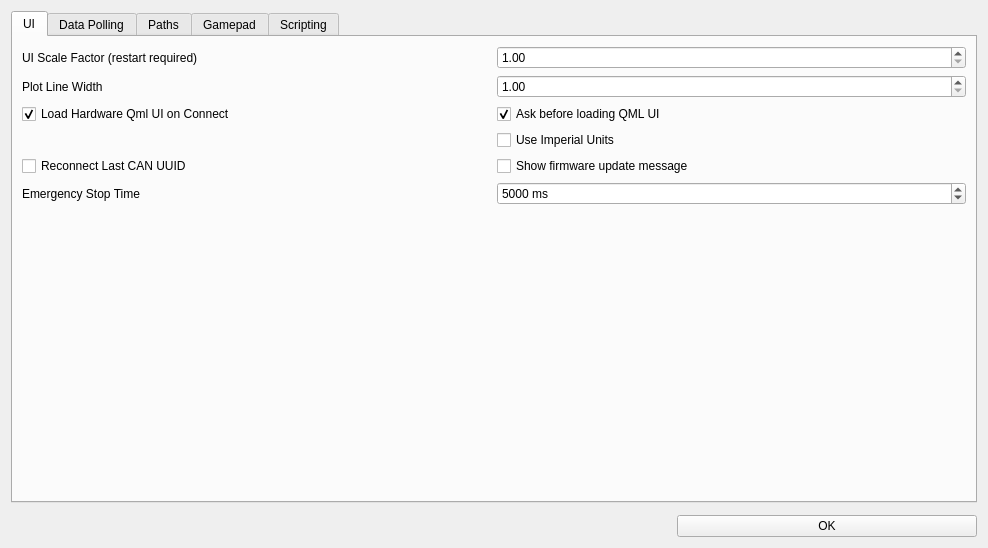
<?xml version="1.0" encoding="UTF-8"?>
<ui version="4.0">
 <class>Preferences</class>
 <widget class="QWidget" name="Preferences">
  <property name="geometry">
   <rect>
    <x>0</x>
    <y>0</y>
    <width>988</width>
    <height>548</height>
   </rect>
  </property>
  <property name="windowTitle">
   <string>Preferences</string>
  </property>
  <layout class="QVBoxLayout" name="verticalLayout_2">
   <property name="spacing">
    <number>12</number>
   </property>
   <item>
    <widget class="QTabWidget" name="tabWidget">
     <property name="tabPosition">
      <enum>QTabWidget::TabPosition::North</enum>
     </property>
     <property name="tabShape">
      <enum>QTabWidget::TabShape::Rounded</enum>
     </property>
     <property name="currentIndex">
      <number>0</number>
     </property>
     <widget class="QWidget" name="tab">
      <attribute name="title">
       <string>UI</string>
      </attribute>
      <layout class="QVBoxLayout" name="verticalLayout" stretch="0,1">
       <item>
        <layout class="QGridLayout" name="gridLayout_41" columnminimumwidth="0,1">
         <item row="3" column="1">
          <widget class="QCheckBox" name="useImperialBox">
           <property name="text">
            <string>Use Imperial Units</string>
           </property>
          </widget>
         </item>
         <item row="2" column="0">
          <widget class="QCheckBox" name="loadQmlUiConnectBox">
           <property name="text">
            <string>Load Hardware Qml UI on Connect</string>
           </property>
           <property name="checked">
            <bool>true</bool>
           </property>
          </widget>
         </item>
         <item row="4" column="0">
          <widget class="QCheckBox" name="reconnectCanBox">
           <property name="text">
            <string>Reconnect Last CAN UUID</string>
           </property>
          </widget>
         </item>
         <item row="0" column="0">
          <widget class="QLabel" name="label">
           <property name="maximumSize">
            <size>
             <width>16777215</width>
             <height>16777215</height>
            </size>
           </property>
           <property name="text">
            <string>UI Scale Factor (restart required)</string>
           </property>
          </widget>
         </item>
         <item row="2" column="1">
          <widget class="QCheckBox" name="qmlUiAskBox">
           <property name="text">
            <string>Ask before loading QML UI</string>
           </property>
           <property name="checked">
            <bool>true</bool>
           </property>
          </widget>
         </item>
         <item row="1" column="0">
          <widget class="QLabel" name="label_61">
           <property name="maximumSize">
            <size>
             <width>16777215</width>
             <height>16777215</height>
            </size>
           </property>
           <property name="text">
            <string>Plot Line Width</string>
           </property>
          </widget>
         </item>
         <item row="0" column="1">
          <widget class="QDoubleSpinBox" name="uiScaleBox">
           <property name="toolTip">
            <string>&lt;html&gt;&lt;head/&gt;&lt;body&gt;&lt;p&gt;Scale the user interface with this factor. Useful for high resolution monitors. ExiTool must be restarted for this setting to take effect.&lt;/p&gt;&lt;/body&gt;&lt;/html&gt;</string>
           </property>
           <property name="minimum">
            <double>1.000000000000000</double>
           </property>
           <property name="maximum">
            <double>3.000000000000000</double>
           </property>
           <property name="singleStep">
            <double>0.100000000000000</double>
           </property>
          </widget>
         </item>
         <item row="1" column="1">
          <widget class="QDoubleSpinBox" name="uiPlotWidthBox">
           <property name="toolTip">
            <string>&lt;html&gt;&lt;head/&gt;&lt;body&gt;&lt;p&gt;Line thickness for the graphs in plots.&lt;/p&gt;&lt;/body&gt;&lt;/html&gt;</string>
           </property>
           <property name="minimum">
            <double>1.000000000000000</double>
           </property>
           <property name="maximum">
            <double>10.000000000000000</double>
           </property>
           <property name="singleStep">
            <double>1.000000000000000</double>
           </property>
          </widget>
         </item>
         <item row="4" column="1">
          <widget class="QCheckBox" name="showFwUpdateBox">
           <property name="text">
            <string>Show firmware update message</string>
           </property>
          </widget>
         </item>
         <item row="5" column="0">
          <widget class="QLabel" name="label_13">
           <property name="text">
            <string>Emergency Stop Time</string>
           </property>
          </widget>
         </item>
         <item row="5" column="1">
          <widget class="QSpinBox" name="estopTimeBox">
           <property name="toolTip">
            <string>Time to disable all motor commands after using the stop button or the ESC key.</string>
           </property>
           <property name="suffix">
            <string> ms</string>
           </property>
           <property name="maximum">
            <number>65000</number>
           </property>
           <property name="singleStep">
            <number>10</number>
           </property>
           <property name="value">
            <number>5000</number>
           </property>
          </widget>
         </item>
        </layout>
       </item>
       <item>
        <spacer name="verticalSpacer">
         <property name="orientation">
          <enum>Qt::Orientation::Vertical</enum>
         </property>
         <property name="sizeHint" stdset="0">
          <size>
           <width>20</width>
           <height>5</height>
          </size>
         </property>
        </spacer>
       </item>
      </layout>
     </widget>
     <widget class="QWidget" name="tab_4">
      <attribute name="title">
       <string>Data Polling</string>
      </attribute>
      <layout class="QGridLayout" name="gridLayout_5" rowstretch="0,0,0,0,0,1" columnstretch="0,0,1" columnminimumwidth="0,0,1">
       <item row="2" column="0">
        <widget class="QLabel" name="label_11">
         <property name="text">
          <string>IMU Data Poll Rate</string>
         </property>
        </widget>
       </item>
       <item row="0" column="0">
        <widget class="QLabel" name="label_9">
         <property name="text">
          <string>RT Data Poll Rate</string>
         </property>
        </widget>
       </item>
       <item row="0" column="1">
        <widget class="QDoubleSpinBox" name="pollRtDataBox">
         <property name="suffix">
          <string> Hz</string>
         </property>
         <property name="decimals">
          <number>1</number>
         </property>
         <property name="minimum">
          <double>0.100000000000000</double>
         </property>
         <property name="maximum">
          <double>200.000000000000000</double>
         </property>
         <property name="value">
          <double>50.000000000000000</double>
         </property>
        </widget>
       </item>
       <item row="3" column="0">
        <widget class="QLabel" name="label_12">
         <property name="text">
          <string>BMS Data Poll Rate</string>
         </property>
        </widget>
       </item>
       <item row="1" column="2">
        <spacer name="horizontalSpacer">
         <property name="orientation">
          <enum>Qt::Orientation::Horizontal</enum>
         </property>
         <property name="sizeHint" stdset="0">
          <size>
           <width>5</width>
           <height>5</height>
          </size>
         </property>
        </spacer>
       </item>
       <item row="1" column="1">
        <widget class="QDoubleSpinBox" name="pollAppDataBox">
         <property name="suffix">
          <string> Hz</string>
         </property>
         <property name="decimals">
          <number>1</number>
         </property>
         <property name="minimum">
          <double>0.100000000000000</double>
         </property>
         <property name="maximum">
          <double>200.000000000000000</double>
         </property>
         <property name="value">
          <double>20.000000000000000</double>
         </property>
        </widget>
       </item>
       <item row="1" column="0">
        <widget class="QLabel" name="label_10">
         <property name="text">
          <string>App Data Poll Rate</string>
         </property>
        </widget>
       </item>
       <item row="5" column="0">
        <spacer name="verticalSpacer_5">
         <property name="orientation">
          <enum>Qt::Orientation::Vertical</enum>
         </property>
         <property name="sizeHint" stdset="0">
          <size>
           <width>20</width>
           <height>5</height>
          </size>
         </property>
        </spacer>
       </item>
       <item row="3" column="1">
        <widget class="QDoubleSpinBox" name="pollBmsDataBox">
         <property name="suffix">
          <string> Hz</string>
         </property>
         <property name="decimals">
          <number>1</number>
         </property>
         <property name="minimum">
          <double>0.100000000000000</double>
         </property>
         <property name="maximum">
          <double>200.000000000000000</double>
         </property>
         <property name="value">
          <double>10.000000000000000</double>
         </property>
        </widget>
       </item>
       <item row="2" column="1">
        <widget class="QDoubleSpinBox" name="pollImuDataBox">
         <property name="suffix">
          <string> Hz</string>
         </property>
         <property name="decimals">
          <number>1</number>
         </property>
         <property name="minimum">
          <double>0.100000000000000</double>
         </property>
         <property name="maximum">
          <double>200.000000000000000</double>
         </property>
         <property name="value">
          <double>50.000000000000000</double>
         </property>
        </widget>
       </item>
       <item row="4" column="0" colspan="2">
        <widget class="QPushButton" name="pollRestoreButton">
         <property name="text">
          <string>Restore Defaults</string>
         </property>
         <property name="icon">
          <iconset resource="res.qrc">
           <normaloff>:/res/icons/Restart-96.png</normaloff>:/res/icons/Restart-96.png</iconset>
         </property>
        </widget>
       </item>
      </layout>
     </widget>
     <widget class="QWidget" name="tab_3">
      <attribute name="title">
       <string>Paths</string>
      </attribute>
      <layout class="QVBoxLayout" name="verticalLayout_3" stretch="0,1">
       <item>
        <layout class="QGridLayout" name="gridLayout_4">
         <item row="2" column="1">
          <widget class="QLineEdit" name="pathScriptOutputEdit">
           <property name="text">
            <string/>
           </property>
          </widget>
         </item>
         <item row="1" column="1">
          <widget class="QLineEdit" name="pathScriptInputEdit">
           <property name="text">
            <string/>
           </property>
          </widget>
         </item>
         <item row="0" column="1">
          <widget class="QLineEdit" name="pathRtLogEdit">
           <property name="text">
            <string/>
           </property>
          </widget>
         </item>
         <item row="1" column="2">
          <widget class="QPushButton" name="pathScriptInputChooseButton">
           <property name="toolTip">
            <string>Choose output directory</string>
           </property>
           <property name="text">
            <string/>
           </property>
           <property name="icon">
            <iconset resource="res.qrc">
             <normaloff>:/res/icons/Open Folder-96.png</normaloff>:/res/icons/Open Folder-96.png</iconset>
           </property>
          </widget>
         </item>
         <item row="1" column="0">
          <widget class="QLabel" name="label_7">
           <property name="text">
            <string>Script Input Files</string>
           </property>
          </widget>
         </item>
         <item row="2" column="2">
          <widget class="QPushButton" name="pathScriptOutputChooseButton">
           <property name="toolTip">
            <string>Choose output directory</string>
           </property>
           <property name="text">
            <string/>
           </property>
           <property name="icon">
            <iconset resource="res.qrc">
             <normaloff>:/res/icons/Open Folder-96.png</normaloff>:/res/icons/Open Folder-96.png</iconset>
           </property>
          </widget>
         </item>
         <item row="2" column="0">
          <widget class="QLabel" name="label_8">
           <property name="text">
            <string>Script Output Files</string>
           </property>
          </widget>
         </item>
         <item row="0" column="2">
          <widget class="QPushButton" name="pathRtLogChooseButton">
           <property name="toolTip">
            <string>Choose output directory</string>
           </property>
           <property name="text">
            <string/>
           </property>
           <property name="icon">
            <iconset resource="res.qrc">
             <normaloff>:/res/icons/Open Folder-96.png</normaloff>:/res/icons/Open Folder-96.png</iconset>
           </property>
          </widget>
         </item>
         <item row="0" column="0">
          <widget class="QLabel" name="label_6">
           <property name="text">
            <string>RT Data Log</string>
           </property>
          </widget>
         </item>
         <item row="3" column="0">
          <widget class="QLabel" name="label_15">
           <property name="text">
            <string>Local Logs</string>
           </property>
          </widget>
         </item>
         <item row="3" column="1">
          <widget class="QLineEdit" name="pathLocalLogEdit"/>
         </item>
         <item row="3" column="2">
          <widget class="QPushButton" name="pathLocalLogChooseButton">
           <property name="text">
            <string/>
           </property>
           <property name="icon">
            <iconset resource="res.qrc">
             <normaloff>:/res/icons/Open Folder-96.png</normaloff>:/res/icons/Open Folder-96.png</iconset>
           </property>
          </widget>
         </item>
        </layout>
       </item>
       <item>
        <spacer name="verticalSpacer_4">
         <property name="orientation">
          <enum>Qt::Orientation::Vertical</enum>
         </property>
         <property name="sizeHint" stdset="0">
          <size>
           <width>20</width>
           <height>5</height>
          </size>
         </property>
        </spacer>
       </item>
      </layout>
     </widget>
     <widget class="QWidget" name="tab_2">
      <attribute name="title">
       <string>Gamepad</string>
      </attribute>
      <layout class="QVBoxLayout" name="verticalLayout_4" stretch="0,0,1">
       <item>
        <widget class="QGroupBox" name="groupBox_2">
         <property name="title">
          <string>Axis Monitoring and Configuration</string>
         </property>
         <layout class="QHBoxLayout" name="horizontalLayout_2" stretch="1,1">
          <property name="leftMargin">
           <number>6</number>
          </property>
          <property name="topMargin">
           <number>6</number>
          </property>
          <property name="rightMargin">
           <number>6</number>
          </property>
          <property name="bottomMargin">
           <number>6</number>
          </property>
          <item>
           <layout class="QGridLayout" name="gridLayout">
            <property name="spacing">
             <number>2</number>
            </property>
            <item row="3" column="1">
             <widget class="QProgressBar" name="jsAxis4Bar">
              <property name="minimum">
               <number>-1000</number>
              </property>
              <property name="maximum">
               <number>1000</number>
              </property>
              <property name="value">
               <number>0</number>
              </property>
              <property name="format">
               <string>%v</string>
              </property>
             </widget>
            </item>
            <item row="0" column="1">
             <widget class="QProgressBar" name="jsAxis1Bar">
              <property name="minimum">
               <number>-1000</number>
              </property>
              <property name="maximum">
               <number>1000</number>
              </property>
              <property name="value">
               <number>0</number>
              </property>
              <property name="format">
               <string>%v</string>
              </property>
             </widget>
            </item>
            <item row="1" column="1">
             <widget class="QProgressBar" name="jsAxis2Bar">
              <property name="minimum">
               <number>-1000</number>
              </property>
              <property name="maximum">
               <number>1000</number>
              </property>
              <property name="value">
               <number>0</number>
              </property>
              <property name="format">
               <string>%v</string>
              </property>
             </widget>
            </item>
            <item row="0" column="0">
             <widget class="QLabel" name="label_2">
              <property name="text">
               <string>Axis 1</string>
              </property>
             </widget>
            </item>
            <item row="1" column="0">
             <widget class="QLabel" name="label_3">
              <property name="text">
               <string>Axis 2</string>
              </property>
             </widget>
            </item>
            <item row="3" column="0">
             <widget class="QLabel" name="label_5">
              <property name="text">
               <string>Axis 4</string>
              </property>
             </widget>
            </item>
            <item row="2" column="1">
             <widget class="QProgressBar" name="jsAxis3Bar">
              <property name="minimum">
               <number>-1000</number>
              </property>
              <property name="maximum">
               <number>1000</number>
              </property>
              <property name="value">
               <number>0</number>
              </property>
              <property name="format">
               <string>%v</string>
              </property>
             </widget>
            </item>
            <item row="2" column="0">
             <widget class="QLabel" name="label_4">
              <property name="text">
               <string>Axis 3</string>
              </property>
             </widget>
            </item>
            <item row="0" column="2">
             <widget class="QPushButton" name="jsConf1Button">
              <property name="text">
               <string>Configure</string>
              </property>
              <property name="icon">
               <iconset resource="res.qrc">
                <normaloff>:/res/icons/Horizontal Settings Mixer-96.png</normaloff>:/res/icons/Horizontal Settings Mixer-96.png</iconset>
              </property>
             </widget>
            </item>
            <item row="1" column="2">
             <widget class="QPushButton" name="jsConf2Button">
              <property name="text">
               <string>Configure</string>
              </property>
              <property name="icon">
               <iconset resource="res.qrc">
                <normaloff>:/res/icons/Horizontal Settings Mixer-96.png</normaloff>:/res/icons/Horizontal Settings Mixer-96.png</iconset>
              </property>
             </widget>
            </item>
            <item row="2" column="2">
             <widget class="QPushButton" name="jsConf3Button">
              <property name="text">
               <string>Configure</string>
              </property>
              <property name="icon">
               <iconset resource="res.qrc">
                <normaloff>:/res/icons/Horizontal Settings Mixer-96.png</normaloff>:/res/icons/Horizontal Settings Mixer-96.png</iconset>
              </property>
             </widget>
            </item>
            <item row="3" column="2">
             <widget class="QPushButton" name="jsConf4Button">
              <property name="text">
               <string>Configure</string>
              </property>
              <property name="icon">
               <iconset resource="res.qrc">
                <normaloff>:/res/icons/Horizontal Settings Mixer-96.png</normaloff>:/res/icons/Horizontal Settings Mixer-96.png</iconset>
              </property>
             </widget>
            </item>
           </layout>
          </item>
          <item>
           <layout class="QGridLayout" name="gridLayout_2">
            <property name="spacing">
             <number>2</number>
            </property>
            <item row="1" column="1">
             <widget class="QPushButton" name="jsConnectButton">
              <property name="text">
               <string>Connect</string>
              </property>
              <property name="icon">
               <iconset resource="res.qrc">
                <normaloff>:/res/icons/Connected-96.png</normaloff>:/res/icons/Connected-96.png</iconset>
              </property>
             </widget>
            </item>
            <item row="1" column="0">
             <widget class="QPushButton" name="jsScanButton">
              <property name="text">
               <string>Scan</string>
              </property>
              <property name="icon">
               <iconset resource="res.qrc">
                <normaloff>:/res/icons/Refresh-96.png</normaloff>:/res/icons/Refresh-96.png</iconset>
              </property>
             </widget>
            </item>
            <item row="0" column="0" colspan="2">
             <widget class="QComboBox" name="jsListBox"/>
            </item>
            <item row="3" column="1">
             <spacer name="verticalSpacer_2">
              <property name="orientation">
               <enum>Qt::Orientation::Vertical</enum>
              </property>
              <property name="sizeHint" stdset="0">
               <size>
                <width>20</width>
                <height>10</height>
               </size>
              </property>
             </spacer>
            </item>
            <item row="2" column="0" colspan="2">
             <widget class="QPushButton" name="jsResetConfigButton">
              <property name="text">
               <string>Reset Configuration</string>
              </property>
              <property name="icon">
               <iconset resource="res.qrc">
                <normaloff>:/res/icons/Restart-96.png</normaloff>:/res/icons/Restart-96.png</iconset>
              </property>
             </widget>
            </item>
           </layout>
          </item>
         </layout>
        </widget>
       </item>
       <item>
        <widget class="QGroupBox" name="groupBox">
         <property name="title">
          <string>Interpretation</string>
         </property>
         <layout class="QGridLayout" name="gridLayout_3">
          <property name="leftMargin">
           <number>6</number>
          </property>
          <property name="topMargin">
           <number>6</number>
          </property>
          <property name="rightMargin">
           <number>6</number>
          </property>
          <property name="bottomMargin">
           <number>6</number>
          </property>
          <property name="spacing">
           <number>2</number>
          </property>
          <item row="3" column="1">
           <widget class="QDoubleSpinBox" name="jsCurrentMaxBox">
            <property name="prefix">
             <string>Max Current: </string>
            </property>
            <property name="suffix">
             <string> A</string>
            </property>
            <property name="maximum">
             <double>1000.000000000000000</double>
            </property>
            <property name="value">
             <double>10.000000000000000</double>
            </property>
           </widget>
          </item>
          <item row="4" column="1">
           <widget class="QDoubleSpinBox" name="jsErpmMaxBox">
            <property name="prefix">
             <string>Max ERPM: </string>
            </property>
            <property name="decimals">
             <number>0</number>
            </property>
            <property name="maximum">
             <double>300000.000000000000000</double>
            </property>
            <property name="value">
             <double>60000.000000000000000</double>
            </property>
           </widget>
          </item>
          <item row="2" column="0">
           <widget class="QCheckBox" name="jsBidirectionalBox">
            <property name="text">
             <string>Bidirectional</string>
            </property>
           </widget>
          </item>
          <item row="0" column="1">
           <widget class="QComboBox" name="jsControlTypeBox">
            <item>
             <property name="text">
              <string>Current Control</string>
             </property>
            </item>
            <item>
             <property name="text">
              <string>Current Control Brake</string>
             </property>
            </item>
            <item>
             <property name="text">
              <string>Duty Control</string>
             </property>
            </item>
            <item>
             <property name="text">
              <string>Speed Control</string>
             </property>
            </item>
            <item>
             <property name="text">
              <string>Position Control</string>
             </property>
            </item>
           </widget>
          </item>
          <item row="4" column="0">
           <widget class="QDoubleSpinBox" name="jsErpmMinBox">
            <property name="prefix">
             <string>Min ERPM: </string>
            </property>
            <property name="decimals">
             <number>0</number>
            </property>
            <property name="minimum">
             <double>-300000.000000000000000</double>
            </property>
            <property name="maximum">
             <double>0.000000000000000</double>
            </property>
            <property name="value">
             <double>-30000.000000000000000</double>
            </property>
           </widget>
          </item>
          <item row="3" column="0">
           <widget class="QDoubleSpinBox" name="jsCurrentMinBox">
            <property name="prefix">
             <string>Min Current: </string>
            </property>
            <property name="suffix">
             <string> A</string>
            </property>
            <property name="minimum">
             <double>-1000.000000000000000</double>
            </property>
            <property name="maximum">
             <double>0.000000000000000</double>
            </property>
            <property name="value">
             <double>-10.000000000000000</double>
            </property>
           </widget>
          </item>
          <item row="2" column="1">
           <widget class="QCheckBox" name="jsInvertedBox">
            <property name="text">
             <string>Inverted</string>
            </property>
           </widget>
          </item>
          <item row="5" column="0">
           <widget class="QCheckBox" name="jsConfigOkBox">
            <property name="text">
             <string>Configuration is OK (check this box manually when done)</string>
            </property>
           </widget>
          </item>
          <item row="1" column="1">
           <widget class="QSpinBox" name="jsMaxBox">
            <property name="prefix">
             <string>Max: </string>
            </property>
            <property name="minimum">
             <number>-1000</number>
            </property>
            <property name="maximum">
             <number>1000</number>
            </property>
            <property name="value">
             <number>1000</number>
            </property>
           </widget>
          </item>
          <item row="1" column="0">
           <widget class="QSpinBox" name="jsMinBox">
            <property name="prefix">
             <string>Min: </string>
            </property>
            <property name="minimum">
             <number>-1000</number>
            </property>
            <property name="maximum">
             <number>1000</number>
            </property>
            <property name="value">
             <number>-1000</number>
            </property>
           </widget>
          </item>
          <item row="6" column="0" colspan="2">
           <widget class="DisplayBar" name="jsDisp" native="true">
            <property name="minimumSize">
             <size>
              <width>0</width>
              <height>30</height>
             </size>
            </property>
           </widget>
          </item>
          <item row="0" column="0">
           <widget class="QComboBox" name="jseAxisBox">
            <item>
             <property name="text">
              <string>Use Axis 1</string>
             </property>
            </item>
            <item>
             <property name="text">
              <string>Use Axis 2</string>
             </property>
            </item>
            <item>
             <property name="text">
              <string>Use Axis 3</string>
             </property>
            </item>
            <item>
             <property name="text">
              <string>Use Axis 4</string>
             </property>
            </item>
           </widget>
          </item>
         </layout>
        </widget>
       </item>
       <item>
        <spacer name="verticalSpacer_3">
         <property name="orientation">
          <enum>Qt::Orientation::Vertical</enum>
         </property>
         <property name="sizeHint" stdset="0">
          <size>
           <width>5</width>
           <height>5</height>
          </size>
         </property>
        </spacer>
       </item>
      </layout>
     </widget>
     <widget class="QWidget" name="tab_5">
      <attribute name="title">
       <string>Scripting</string>
      </attribute>
      <layout class="QVBoxLayout" name="verticalLayout_6" stretch="0,0,1">
       <item>
        <widget class="QGroupBox" name="groupBox_3">
         <property name="title">
          <string>Upload/Stream/Run</string>
         </property>
         <layout class="QVBoxLayout" name="verticalLayout_5">
          <item>
           <widget class="QRadioButton" name="uploadContentEditorButton">
            <property name="toolTip">
             <string>Use editor content when uploading/streaming/running code.</string>
            </property>
            <property name="text">
             <string>Use Editor Content</string>
            </property>
            <property name="checked">
             <bool>true</bool>
            </property>
           </widget>
          </item>
          <item>
           <widget class="QRadioButton" name="uploadContentFileButton">
            <property name="toolTip">
             <string>Use file content when uploading/streaming/running code. If the content is not saved and a file path does not exist the editor content will be used instead.</string>
            </property>
            <property name="text">
             <string>Use File Content</string>
            </property>
           </widget>
          </item>
         </layout>
        </widget>
       </item>
       <item>
        <widget class="QGroupBox" name="groupBox_4">
         <property name="toolTip">
          <string>Remove comments, spaces and imports on upload. This saves space, but makes the code less readable when reading it back.</string>
         </property>
         <property name="title">
          <string>LispBM Editor</string>
         </property>
         <layout class="QGridLayout" name="gridLayout_6">
          <item row="1" column="0">
           <widget class="QLabel" name="label_14">
            <property name="text">
             <string>REPL Max Line Count</string>
            </property>
           </widget>
          </item>
          <item row="1" column="1">
           <widget class="QSpinBox" name="replMaxLineBox">
            <property name="toolTip">
             <string>Maximum number of lines to show in REPL. Reducing this number improves performance when printing things fast.</string>
            </property>
            <property name="minimum">
             <number>20</number>
            </property>
            <property name="maximum">
             <number>20000</number>
            </property>
            <property name="value">
             <number>5000</number>
            </property>
           </widget>
          </item>
          <item row="2" column="0">
           <widget class="QCheckBox" name="reduceLispBox">
            <property name="text">
             <string>Reduce Code on Upload</string>
            </property>
           </widget>
          </item>
         </layout>
        </widget>
       </item>
       <item>
        <spacer name="verticalSpacer_6">
         <property name="orientation">
          <enum>Qt::Orientation::Vertical</enum>
         </property>
         <property name="sizeHint" stdset="0">
          <size>
           <width>20</width>
           <height>5</height>
          </size>
         </property>
        </spacer>
       </item>
      </layout>
     </widget>
    </widget>
   </item>
   <item>
    <widget class="QPushButton" name="okButton">
     <property name="maximumSize">
      <size>
       <width>300</width>
       <height>16777215</height>
      </size>
     </property>
     <property name="layoutDirection">
      <enum>Qt::LayoutDirection::RightToLeft</enum>
     </property>
     <property name="text">
      <string>OK</string>
     </property>
    </widget>
   </item>
  </layout>
 </widget>
 <customwidgets>
  <customwidget>
   <class>DisplayBar</class>
   <extends>QWidget</extends>
   <header>widgets/displaybar.h</header>
   <container>1</container>
  </customwidget>
 </customwidgets>
 <resources>
  <include location="res.qrc"/>
 </resources>
 <connections/>
</ui>
